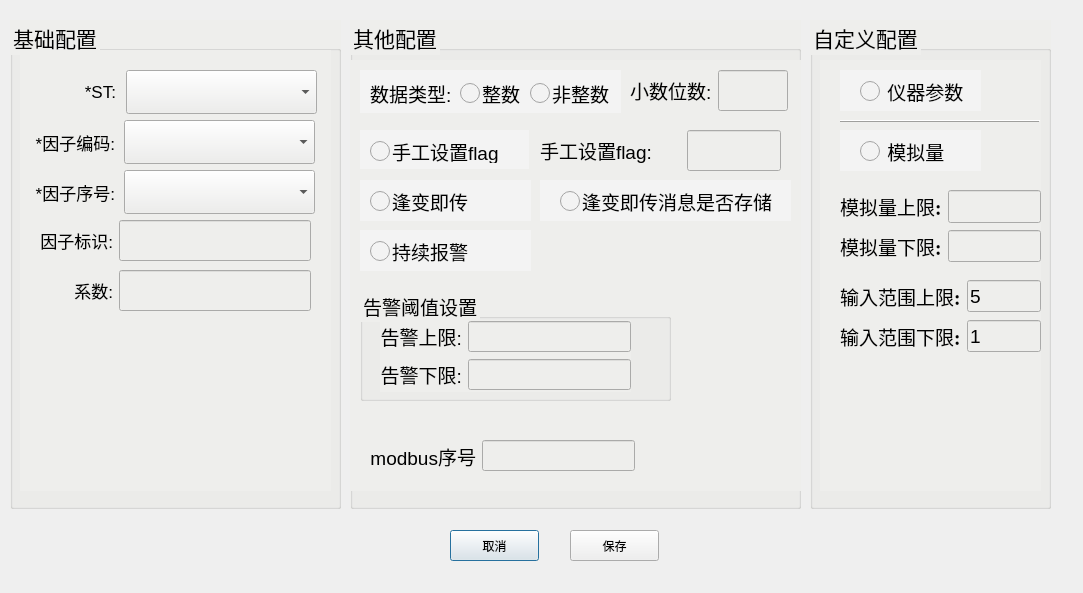
<?xml version="1.0" encoding="UTF-8"?>
<ui version="4.0">
 <class>FacEdit</class>
 <widget class="QDialog" name="FacEdit">
  <property name="geometry">
   <rect>
    <x>0</x>
    <y>0</y>
    <width>1083</width>
    <height>593</height>
   </rect>
  </property>
  <property name="windowTitle">
   <string>Dialog</string>
  </property>
  <widget class="QGroupBox" name="groupBox_15">
   <property name="geometry">
    <rect>
     <x>810</x>
     <y>20</y>
     <width>241</width>
     <height>489</height>
    </rect>
   </property>
   <property name="font">
    <font>
     <pointsize>16</pointsize>
    </font>
   </property>
   <property name="styleSheet">
    <string notr="true">background-color: rgb(238, 238, 236);</string>
   </property>
   <property name="title">
    <string>自定义配置</string>
   </property>
   <widget class="QWidget" name="widget_fthreashold" native="true">
    <property name="geometry">
     <rect>
      <x>10</x>
      <y>40</y>
      <width>221</width>
      <height>431</height>
     </rect>
    </property>
    <property name="styleSheet">
     <string notr="true"/>
    </property>
    <widget class="QWidget" name="widget" native="true">
     <property name="geometry">
      <rect>
       <x>20</x>
       <y>10</y>
       <width>141</width>
       <height>41</height>
      </rect>
     </property>
     <property name="font">
      <font>
       <pointsize>14</pointsize>
      </font>
     </property>
     <property name="styleSheet">
      <string notr="true">background-color: rgb(243, 243, 243);</string>
     </property>
     <widget class="QRadioButton" name="radioButton_YQCS">
      <property name="geometry">
       <rect>
        <x>20</x>
        <y>10</y>
        <width>112</width>
        <height>23</height>
       </rect>
      </property>
      <property name="font">
       <font>
        <pointsize>14</pointsize>
       </font>
      </property>
      <property name="styleSheet">
       <string notr="true">QRadioButton
{
	spacing: 2px;
	color: rgb(0, 0, 0);
}

QRadioButton::indicator 
{
    width: 20px;
    height: 20px;
}

QRadioButton::indicator:unchecked {
    image: url(:/images/radioButtonU.png);
}
QRadioButton::indicator:checked {
    image: url(:/images/radioButtonC.png);
}

</string>
      </property>
      <property name="text">
       <string> 仪器参数</string>
      </property>
     </widget>
    </widget>
    <widget class="QWidget" name="widget_analog" native="true">
     <property name="geometry">
      <rect>
       <x>20</x>
       <y>70</y>
       <width>141</width>
       <height>41</height>
      </rect>
     </property>
     <property name="styleSheet">
      <string notr="true">background-color: rgb(243, 243, 243);</string>
     </property>
     <widget class="QRadioButton" name="radioButton_MNL">
      <property name="geometry">
       <rect>
        <x>20</x>
        <y>10</y>
        <width>112</width>
        <height>23</height>
       </rect>
      </property>
      <property name="font">
       <font>
        <pointsize>14</pointsize>
       </font>
      </property>
      <property name="styleSheet">
       <string notr="true">QRadioButton
{
	spacing: 2px;
	color: rgb(0, 0, 0);
}

QRadioButton::indicator 
{
    width: 20px;
    height: 20px;
}

QRadioButton::indicator:unchecked {
    image: url(:/images/radioButtonU.png);
}
QRadioButton::indicator:checked {
    image: url(:/images/radioButtonC.png);
}

</string>
      </property>
      <property name="text">
       <string> 模拟量</string>
      </property>
     </widget>
    </widget>
    <widget class="Line" name="line_13">
     <property name="geometry">
      <rect>
       <x>20</x>
       <y>60</y>
       <width>200</width>
       <height>3</height>
      </rect>
     </property>
     <property name="frameShadow">
      <enum>QFrame::Raised</enum>
     </property>
     <property name="orientation">
      <enum>Qt::Horizontal</enum>
     </property>
    </widget>
    <widget class="QWidget" name="layoutWidget_6">
     <property name="geometry">
      <rect>
       <x>20</x>
       <y>130</y>
       <width>201</width>
       <height>33</height>
      </rect>
     </property>
     <layout class="QHBoxLayout" name="horizontalLayout_46">
      <item>
       <widget class="QLabel" name="label_au1">
        <property name="font">
         <font>
          <family>URW Bookman L</family>
          <pointsize>14</pointsize>
          <weight>50</weight>
          <italic>false</italic>
          <bold>false</bold>
         </font>
        </property>
        <property name="styleSheet">
         <string notr="true">border-radius:10px;
border-color: rgb(0, 0, 0);</string>
        </property>
        <property name="text">
         <string>模拟量上限:</string>
        </property>
       </widget>
      </item>
      <item>
       <widget class="QLineEdit" name="lineEdit_AU1">
        <property name="sizePolicy">
         <sizepolicy hsizetype="Expanding" vsizetype="Expanding">
          <horstretch>0</horstretch>
          <verstretch>0</verstretch>
         </sizepolicy>
        </property>
        <property name="font">
         <font>
          <pointsize>14</pointsize>
         </font>
        </property>
        <property name="text">
         <string/>
        </property>
       </widget>
      </item>
     </layout>
    </widget>
    <widget class="QWidget" name="layoutWidget_7">
     <property name="geometry">
      <rect>
       <x>20</x>
       <y>170</y>
       <width>201</width>
       <height>32</height>
      </rect>
     </property>
     <layout class="QHBoxLayout" name="horizontalLayout_47">
      <item>
       <widget class="QLabel" name="label_ad1">
        <property name="font">
         <font>
          <family>URW Bookman L</family>
          <pointsize>14</pointsize>
          <weight>50</weight>
          <italic>false</italic>
          <bold>false</bold>
         </font>
        </property>
        <property name="styleSheet">
         <string notr="true">border-radius:10px;
border-color: rgb(0, 0, 0);</string>
        </property>
        <property name="text">
         <string>模拟量下限:</string>
        </property>
       </widget>
      </item>
      <item>
       <widget class="QLineEdit" name="lineEdit_AD1">
        <property name="sizePolicy">
         <sizepolicy hsizetype="Expanding" vsizetype="Expanding">
          <horstretch>0</horstretch>
          <verstretch>0</verstretch>
         </sizepolicy>
        </property>
        <property name="font">
         <font>
          <pointsize>14</pointsize>
         </font>
        </property>
        <property name="text">
         <string/>
        </property>
       </widget>
      </item>
     </layout>
    </widget>
    <widget class="QWidget" name="layoutWidget_8">
     <property name="geometry">
      <rect>
       <x>20</x>
       <y>220</y>
       <width>201</width>
       <height>32</height>
      </rect>
     </property>
     <layout class="QHBoxLayout" name="horizontalLayout_48">
      <item>
       <widget class="QLabel" name="label_au2">
        <property name="font">
         <font>
          <family>URW Bookman L</family>
          <pointsize>14</pointsize>
          <weight>50</weight>
          <italic>false</italic>
          <bold>false</bold>
         </font>
        </property>
        <property name="styleSheet">
         <string notr="true">border-radius:10px;
border-color: rgb(0, 0, 0);</string>
        </property>
        <property name="text">
         <string>输入范围上限:</string>
        </property>
       </widget>
      </item>
      <item>
       <widget class="QLineEdit" name="lineEdit_AU2">
        <property name="sizePolicy">
         <sizepolicy hsizetype="Expanding" vsizetype="Expanding">
          <horstretch>0</horstretch>
          <verstretch>0</verstretch>
         </sizepolicy>
        </property>
        <property name="font">
         <font>
          <pointsize>14</pointsize>
         </font>
        </property>
        <property name="text">
         <string>5</string>
        </property>
       </widget>
      </item>
     </layout>
    </widget>
    <widget class="QWidget" name="layoutWidget_9">
     <property name="geometry">
      <rect>
       <x>20</x>
       <y>260</y>
       <width>201</width>
       <height>32</height>
      </rect>
     </property>
     <layout class="QHBoxLayout" name="horizontalLayout_49">
      <item>
       <widget class="QLabel" name="label_ad2">
        <property name="font">
         <font>
          <family>URW Bookman L</family>
          <pointsize>14</pointsize>
          <weight>50</weight>
          <italic>false</italic>
          <bold>false</bold>
         </font>
        </property>
        <property name="styleSheet">
         <string notr="true">border-radius:10px;
border-color: rgb(0, 0, 0);</string>
        </property>
        <property name="text">
         <string>输入范围下限:</string>
        </property>
       </widget>
      </item>
      <item>
       <widget class="QLineEdit" name="lineEdit_AD2">
        <property name="sizePolicy">
         <sizepolicy hsizetype="Expanding" vsizetype="Expanding">
          <horstretch>0</horstretch>
          <verstretch>0</verstretch>
         </sizepolicy>
        </property>
        <property name="font">
         <font>
          <pointsize>14</pointsize>
         </font>
        </property>
        <property name="text">
         <string>1</string>
        </property>
       </widget>
      </item>
     </layout>
    </widget>
   </widget>
  </widget>
  <widget class="QGroupBox" name="groupBox_13">
   <property name="geometry">
    <rect>
     <x>10</x>
     <y>20</y>
     <width>331</width>
     <height>489</height>
    </rect>
   </property>
   <property name="font">
    <font>
     <pointsize>16</pointsize>
    </font>
   </property>
   <property name="styleSheet">
    <string notr="true">background-color: rgb(238, 238, 236);</string>
   </property>
   <property name="title">
    <string>基础配置</string>
   </property>
   <widget class="QWidget" name="widget_fbasic" native="true">
    <property name="geometry">
     <rect>
      <x>10</x>
      <y>30</y>
      <width>311</width>
      <height>441</height>
     </rect>
    </property>
    <widget class="QWidget" name="layoutWidget">
     <property name="geometry">
      <rect>
       <x>10</x>
       <y>20</y>
       <width>291</width>
       <height>44</height>
      </rect>
     </property>
     <layout class="QHBoxLayout" name="horizontalLayout_37" stretch="3,7">
      <item>
       <widget class="QLabel" name="label_st">
        <property name="sizePolicy">
         <sizepolicy hsizetype="Fixed" vsizetype="Preferred">
          <horstretch>0</horstretch>
          <verstretch>0</verstretch>
         </sizepolicy>
        </property>
        <property name="minimumSize">
         <size>
          <width>82</width>
          <height>0</height>
         </size>
        </property>
        <property name="maximumSize">
         <size>
          <width>82</width>
          <height>16777215</height>
         </size>
        </property>
        <property name="font">
         <font>
          <pointsize>13</pointsize>
         </font>
        </property>
        <property name="text">
         <string>*ST:</string>
        </property>
        <property name="alignment">
         <set>Qt::AlignRight|Qt::AlignTrailing|Qt::AlignVCenter</set>
        </property>
       </widget>
      </item>
      <item>
       <widget class="QComboBox" name="comboBox_fst">
        <property name="sizePolicy">
         <sizepolicy hsizetype="Preferred" vsizetype="Preferred">
          <horstretch>0</horstretch>
          <verstretch>0</verstretch>
         </sizepolicy>
        </property>
        <property name="minimumSize">
         <size>
          <width>191</width>
          <height>0</height>
         </size>
        </property>
        <property name="maximumSize">
         <size>
          <width>191</width>
          <height>16777215</height>
         </size>
        </property>
        <property name="font">
         <font>
          <family>Source Han Sans CN</family>
          <pointsize>14</pointsize>
          <weight>75</weight>
          <bold>true</bold>
         </font>
        </property>
       </widget>
      </item>
     </layout>
    </widget>
    <widget class="QWidget" name="layoutWidget">
     <property name="geometry">
      <rect>
       <x>10</x>
       <y>70</y>
       <width>290</width>
       <height>44</height>
      </rect>
     </property>
     <layout class="QHBoxLayout" name="horizontalLayout_38" stretch="3,7">
      <item>
       <widget class="QLabel" name="label_fcode">
        <property name="sizePolicy">
         <sizepolicy hsizetype="Fixed" vsizetype="Preferred">
          <horstretch>0</horstretch>
          <verstretch>0</verstretch>
         </sizepolicy>
        </property>
        <property name="minimumSize">
         <size>
          <width>82</width>
          <height>0</height>
         </size>
        </property>
        <property name="maximumSize">
         <size>
          <width>82</width>
          <height>16777215</height>
         </size>
        </property>
        <property name="font">
         <font>
          <pointsize>13</pointsize>
         </font>
        </property>
        <property name="text">
         <string>*因子编码:</string>
        </property>
        <property name="alignment">
         <set>Qt::AlignRight|Qt::AlignTrailing|Qt::AlignVCenter</set>
        </property>
       </widget>
      </item>
      <item>
       <widget class="QComboBox" name="comboBox_fcode">
        <property name="sizePolicy">
         <sizepolicy hsizetype="Preferred" vsizetype="Preferred">
          <horstretch>0</horstretch>
          <verstretch>0</verstretch>
         </sizepolicy>
        </property>
        <property name="minimumSize">
         <size>
          <width>191</width>
          <height>0</height>
         </size>
        </property>
        <property name="maximumSize">
         <size>
          <width>191</width>
          <height>16777215</height>
         </size>
        </property>
        <property name="font">
         <font>
          <family>Source Han Sans CN</family>
          <pointsize>14</pointsize>
          <weight>75</weight>
          <bold>true</bold>
         </font>
        </property>
       </widget>
      </item>
     </layout>
    </widget>
    <widget class="QWidget" name="layoutWidget">
     <property name="geometry">
      <rect>
       <x>10</x>
       <y>120</y>
       <width>290</width>
       <height>44</height>
      </rect>
     </property>
     <layout class="QHBoxLayout" name="horizontalLayout_39" stretch="3,7">
      <item>
       <widget class="QLabel" name="label_falias">
        <property name="sizePolicy">
         <sizepolicy hsizetype="Fixed" vsizetype="Preferred">
          <horstretch>0</horstretch>
          <verstretch>0</verstretch>
         </sizepolicy>
        </property>
        <property name="minimumSize">
         <size>
          <width>82</width>
          <height>0</height>
         </size>
        </property>
        <property name="maximumSize">
         <size>
          <width>82</width>
          <height>16777215</height>
         </size>
        </property>
        <property name="font">
         <font>
          <pointsize>13</pointsize>
         </font>
        </property>
        <property name="text">
         <string>*因子序号:</string>
        </property>
        <property name="alignment">
         <set>Qt::AlignRight|Qt::AlignTrailing|Qt::AlignVCenter</set>
        </property>
       </widget>
      </item>
      <item>
       <widget class="QComboBox" name="comboBox_falias">
        <property name="sizePolicy">
         <sizepolicy hsizetype="Preferred" vsizetype="Preferred">
          <horstretch>0</horstretch>
          <verstretch>0</verstretch>
         </sizepolicy>
        </property>
        <property name="minimumSize">
         <size>
          <width>191</width>
          <height>0</height>
         </size>
        </property>
        <property name="maximumSize">
         <size>
          <width>191</width>
          <height>16777215</height>
         </size>
        </property>
        <property name="font">
         <font>
          <family>Source Han Sans CN</family>
          <pointsize>14</pointsize>
          <weight>75</weight>
          <bold>true</bold>
         </font>
        </property>
       </widget>
      </item>
     </layout>
    </widget>
    <widget class="QWidget" name="layoutWidget">
     <property name="geometry">
      <rect>
       <x>10</x>
       <y>170</y>
       <width>281</width>
       <height>41</height>
      </rect>
     </property>
     <layout class="QHBoxLayout" name="horizontalLayout_40" stretch="3,7">
      <item>
       <widget class="QLabel" name="label_tagId">
        <property name="font">
         <font>
          <pointsize>13</pointsize>
         </font>
        </property>
        <property name="text">
         <string> 因子标识:</string>
        </property>
        <property name="alignment">
         <set>Qt::AlignRight|Qt::AlignTrailing|Qt::AlignVCenter</set>
        </property>
       </widget>
      </item>
      <item>
       <widget class="QLineEdit" name="lineEdit_tagId">
        <property name="sizePolicy">
         <sizepolicy hsizetype="Expanding" vsizetype="Expanding">
          <horstretch>0</horstretch>
          <verstretch>0</verstretch>
         </sizepolicy>
        </property>
        <property name="font">
         <font>
          <pointsize>14</pointsize>
          <weight>75</weight>
          <bold>true</bold>
         </font>
        </property>
       </widget>
      </item>
     </layout>
    </widget>
    <widget class="QWidget" name="layoutWidget">
     <property name="geometry">
      <rect>
       <x>10</x>
       <y>220</y>
       <width>281</width>
       <height>41</height>
      </rect>
     </property>
     <layout class="QHBoxLayout" name="horizontalLayout_41" stretch="3,7">
      <item>
       <widget class="QLabel" name="label_cooeff">
        <property name="font">
         <font>
          <pointsize>13</pointsize>
         </font>
        </property>
        <property name="text">
         <string> 系数:</string>
        </property>
        <property name="alignment">
         <set>Qt::AlignRight|Qt::AlignTrailing|Qt::AlignVCenter</set>
        </property>
       </widget>
      </item>
      <item>
       <widget class="QLineEdit" name="lineEdit_coeff">
        <property name="sizePolicy">
         <sizepolicy hsizetype="Expanding" vsizetype="Expanding">
          <horstretch>0</horstretch>
          <verstretch>0</verstretch>
         </sizepolicy>
        </property>
        <property name="font">
         <font>
          <pointsize>14</pointsize>
          <weight>75</weight>
          <bold>true</bold>
         </font>
        </property>
       </widget>
      </item>
     </layout>
    </widget>
   </widget>
  </widget>
  <widget class="QGroupBox" name="groupBox_20">
   <property name="geometry">
    <rect>
     <x>350</x>
     <y>20</y>
     <width>451</width>
     <height>489</height>
    </rect>
   </property>
   <property name="font">
    <font>
     <pointsize>16</pointsize>
    </font>
   </property>
   <property name="styleSheet">
    <string notr="true">background-color: rgb(238, 238, 236);</string>
   </property>
   <property name="title">
    <string>其他配置</string>
   </property>
   <widget class="QWidget" name="widget_fother" native="true">
    <property name="geometry">
     <rect>
      <x>0</x>
      <y>40</y>
      <width>451</width>
      <height>431</height>
     </rect>
    </property>
    <widget class="QWidget" name="widget_3" native="true">
     <property name="geometry">
      <rect>
       <x>10</x>
       <y>120</y>
       <width>171</width>
       <height>41</height>
      </rect>
     </property>
     <property name="styleSheet">
      <string notr="true">background-color: rgb(243, 243, 243);</string>
     </property>
     <widget class="QRadioButton" name="radioButton_FBJC">
      <property name="geometry">
       <rect>
        <x>10</x>
        <y>10</y>
        <width>112</width>
        <height>23</height>
       </rect>
      </property>
      <property name="font">
       <font>
        <pointsize>14</pointsize>
       </font>
      </property>
      <property name="styleSheet">
       <string notr="true">QRadioButton
{
	spacing: 2px;
	color: rgb(0, 0, 0);
}

QRadioButton::indicator 
{
    width: 20px;
    height: 20px;
}

QRadioButton::indicator:unchecked {
    image: url(:/images/radioButtonU.png);
}
QRadioButton::indicator:checked {
    image: url(:/images/radioButtonC.png);
}

</string>
      </property>
      <property name="text">
       <string>逢变即传</string>
      </property>
     </widget>
    </widget>
    <widget class="QWidget" name="widget_4" native="true">
     <property name="geometry">
      <rect>
       <x>190</x>
       <y>120</y>
       <width>251</width>
       <height>41</height>
      </rect>
     </property>
     <property name="styleSheet">
      <string notr="true">background-color: rgb(243, 243, 243);</string>
     </property>
     <widget class="QRadioButton" name="radioButton_FBJCC">
      <property name="geometry">
       <rect>
        <x>20</x>
        <y>10</y>
        <width>221</width>
        <height>23</height>
       </rect>
      </property>
      <property name="font">
       <font>
        <pointsize>14</pointsize>
       </font>
      </property>
      <property name="styleSheet">
       <string notr="true">QRadioButton
{
	spacing: 2px;
	color: rgb(0, 0, 0);
}

QRadioButton::indicator 
{
    width: 20px;
    height: 20px;
}

QRadioButton::indicator:unchecked {
    image: url(:/images/radioButtonU.png);
}
QRadioButton::indicator:checked {
    image: url(:/images/radioButtonC.png);
}

</string>
      </property>
      <property name="text">
       <string>逢变即传消息是否存储</string>
      </property>
     </widget>
    </widget>
    <widget class="QWidget" name="widget_5" native="true">
     <property name="geometry">
      <rect>
       <x>10</x>
       <y>170</y>
       <width>171</width>
       <height>41</height>
      </rect>
     </property>
     <property name="styleSheet">
      <string notr="true">background-color: rgb(243, 243, 243);</string>
     </property>
     <widget class="QRadioButton" name="radioButton_CXBJ">
      <property name="geometry">
       <rect>
        <x>10</x>
        <y>10</y>
        <width>112</width>
        <height>23</height>
       </rect>
      </property>
      <property name="font">
       <font>
        <pointsize>14</pointsize>
       </font>
      </property>
      <property name="styleSheet">
       <string notr="true">QRadioButton
{
	spacing: 2px;
	color: rgb(0, 0, 0);
}

QRadioButton::indicator 
{
    width: 20px;
    height: 20px;
}

QRadioButton::indicator:unchecked {
    image: url(:/images/radioButtonU.png);
}
QRadioButton::indicator:checked {
    image: url(:/images/radioButtonC.png);
}

</string>
      </property>
      <property name="text">
       <string>持续报警</string>
      </property>
     </widget>
    </widget>
    <widget class="QWidget" name="widget_7" native="true">
     <property name="geometry">
      <rect>
       <x>10</x>
       <y>10</y>
       <width>261</width>
       <height>43</height>
      </rect>
     </property>
     <property name="styleSheet">
      <string notr="true">background-color: rgb(243, 243, 243);</string>
     </property>
     <widget class="QLabel" name="label_calcType">
      <property name="geometry">
       <rect>
        <x>10</x>
        <y>10</y>
        <width>81</width>
        <height>27</height>
       </rect>
      </property>
      <property name="font">
       <font>
        <pointsize>14</pointsize>
       </font>
      </property>
      <property name="text">
       <string>数据类型:</string>
      </property>
      <property name="alignment">
       <set>Qt::AlignLeading|Qt::AlignLeft|Qt::AlignVCenter</set>
      </property>
     </widget>
     <widget class="QRadioButton" name="radioButton_decY">
      <property name="geometry">
       <rect>
        <x>100</x>
        <y>10</y>
        <width>61</width>
        <height>27</height>
       </rect>
      </property>
      <property name="font">
       <font>
        <pointsize>14</pointsize>
       </font>
      </property>
      <property name="styleSheet">
       <string notr="true">QRadioButton
{
	spacing: 2px;
	color: rgb(0, 0, 0);
}

QRadioButton::indicator 
{
    width: 20px;
    height: 20px;
}

QRadioButton::indicator:unchecked {
    image: url(:/images/radioButtonU.png);
}
QRadioButton::indicator:checked {
    image: url(:/images/radioButtonC.png);
}

</string>
      </property>
      <property name="text">
       <string>整数</string>
      </property>
     </widget>
     <widget class="QRadioButton" name="radioButton_decN">
      <property name="geometry">
       <rect>
        <x>170</x>
        <y>10</y>
        <width>80</width>
        <height>27</height>
       </rect>
      </property>
      <property name="font">
       <font>
        <pointsize>14</pointsize>
       </font>
      </property>
      <property name="styleSheet">
       <string notr="true">QRadioButton
{
	spacing: 2px;
	color: rgb(0, 0, 0);
}

QRadioButton::indicator 
{
    width: 20px;
    height: 20px;
}

QRadioButton::indicator:unchecked {
    image: url(:/images/radioButtonU.png);
}
QRadioButton::indicator:checked {
    image: url(:/images/radioButtonC.png);
}

</string>
      </property>
      <property name="text">
       <string>非整数</string>
      </property>
     </widget>
    </widget>
    <widget class="QWidget" name="layoutWidget_3">
     <property name="geometry">
      <rect>
       <x>280</x>
       <y>10</y>
       <width>158</width>
       <height>41</height>
      </rect>
     </property>
     <layout class="QHBoxLayout" name="horizontalLayout_43" stretch="1,1">
      <item>
       <widget class="QLabel" name="label_dec">
        <property name="font">
         <font>
          <pointsize>14</pointsize>
         </font>
        </property>
        <property name="text">
         <string>小数位数:</string>
        </property>
        <property name="alignment">
         <set>Qt::AlignLeading|Qt::AlignLeft|Qt::AlignVCenter</set>
        </property>
       </widget>
      </item>
      <item>
       <widget class="QLineEdit" name="lineEdit_dec">
        <property name="sizePolicy">
         <sizepolicy hsizetype="Expanding" vsizetype="Expanding">
          <horstretch>0</horstretch>
          <verstretch>0</verstretch>
         </sizepolicy>
        </property>
        <property name="font">
         <font>
          <pointsize>14</pointsize>
         </font>
        </property>
       </widget>
      </item>
     </layout>
    </widget>
    <widget class="QWidget" name="widget_6" native="true">
     <property name="geometry">
      <rect>
       <x>10</x>
       <y>70</y>
       <width>169</width>
       <height>39</height>
      </rect>
     </property>
     <property name="styleSheet">
      <string notr="true">background-color: rgb(243, 243, 243);</string>
     </property>
     <widget class="QRadioButton" name="radioButton_SDSZF">
      <property name="geometry">
       <rect>
        <x>10</x>
        <y>10</y>
        <width>151</width>
        <height>23</height>
       </rect>
      </property>
      <property name="font">
       <font>
        <pointsize>14</pointsize>
       </font>
      </property>
      <property name="styleSheet">
       <string notr="true">QRadioButton
{
	spacing: 2px;
	color: rgb(0, 0, 0);
}

QRadioButton::indicator 
{
    width: 20px;
    height: 20px;
}

QRadioButton::indicator:unchecked {
    image: url(:/images/radioButtonU.png);
}
QRadioButton::indicator:checked {
    image: url(:/images/radioButtonC.png);
}

</string>
      </property>
      <property name="text">
       <string>手工设置flag</string>
      </property>
     </widget>
    </widget>
    <widget class="QWidget" name="layoutWidget_4">
     <property name="geometry">
      <rect>
       <x>190</x>
       <y>70</y>
       <width>241</width>
       <height>41</height>
      </rect>
     </property>
     <layout class="QHBoxLayout" name="horizontalLayout_42" stretch="3,2">
      <item>
       <widget class="QLabel" name="label_mf">
        <property name="font">
         <font>
          <pointsize>14</pointsize>
         </font>
        </property>
        <property name="text">
         <string>手工设置flag:</string>
        </property>
        <property name="alignment">
         <set>Qt::AlignLeading|Qt::AlignLeft|Qt::AlignVCenter</set>
        </property>
       </widget>
      </item>
      <item>
       <widget class="QLineEdit" name="lineEdit_mf">
        <property name="sizePolicy">
         <sizepolicy hsizetype="Expanding" vsizetype="Expanding">
          <horstretch>0</horstretch>
          <verstretch>0</verstretch>
         </sizepolicy>
        </property>
        <property name="font">
         <font>
          <pointsize>14</pointsize>
         </font>
        </property>
       </widget>
      </item>
     </layout>
    </widget>
    <widget class="QGroupBox" name="groupBox_16">
     <property name="geometry">
      <rect>
       <x>10</x>
       <y>230</y>
       <width>311</width>
       <height>111</height>
      </rect>
     </property>
     <property name="font">
      <font>
       <pointsize>14</pointsize>
      </font>
     </property>
     <property name="title">
      <string>告警阈值设置</string>
     </property>
     <widget class="QWidget" name="layoutWidget_5">
      <property name="geometry">
       <rect>
        <x>20</x>
        <y>30</y>
        <width>251</width>
        <height>72</height>
       </rect>
      </property>
      <layout class="QVBoxLayout" name="verticalLayout_12">
       <item>
        <layout class="QHBoxLayout" name="horizontalLayout_44" stretch="3,7">
         <item>
          <widget class="QLabel" name="label_alarmUpper">
           <property name="font">
            <font>
             <pointsize>14</pointsize>
            </font>
           </property>
           <property name="text">
            <string>告警上限:</string>
           </property>
           <property name="alignment">
            <set>Qt::AlignRight|Qt::AlignTrailing|Qt::AlignVCenter</set>
           </property>
          </widget>
         </item>
         <item>
          <widget class="QLineEdit" name="lineEdit_alarmUpper">
           <property name="font">
            <font>
             <pointsize>14</pointsize>
            </font>
           </property>
          </widget>
         </item>
        </layout>
       </item>
       <item>
        <layout class="QHBoxLayout" name="horizontalLayout_45" stretch="3,7">
         <item>
          <widget class="QLabel" name="label_alarmLower">
           <property name="font">
            <font>
             <pointsize>14</pointsize>
            </font>
           </property>
           <property name="text">
            <string>告警下限:</string>
           </property>
           <property name="alignment">
            <set>Qt::AlignRight|Qt::AlignTrailing|Qt::AlignVCenter</set>
           </property>
          </widget>
         </item>
         <item>
          <widget class="QLineEdit" name="lineEdit_alarmLower">
           <property name="font">
            <font>
             <pointsize>14</pointsize>
            </font>
           </property>
          </widget>
         </item>
        </layout>
       </item>
      </layout>
     </widget>
    </widget>
    <widget class="QWidget" name="layoutWidget_2">
     <property name="geometry">
      <rect>
       <x>20</x>
       <y>380</y>
       <width>265</width>
       <height>32</height>
      </rect>
     </property>
     <layout class="QHBoxLayout" name="horizontalLayout_50" stretch="3,7">
      <item>
       <widget class="QLabel" name="label_alarmUpper_2">
        <property name="font">
         <font>
          <pointsize>14</pointsize>
         </font>
        </property>
        <property name="text">
         <string>modbus序号</string>
        </property>
        <property name="alignment">
         <set>Qt::AlignRight|Qt::AlignTrailing|Qt::AlignVCenter</set>
        </property>
       </widget>
      </item>
      <item>
       <widget class="QLineEdit" name="modbus_add">
        <property name="font">
         <font>
          <pointsize>14</pointsize>
         </font>
        </property>
       </widget>
      </item>
     </layout>
    </widget>
   </widget>
  </widget>
  <widget class="QPushButton" name="pushButton_cancel">
   <property name="geometry">
    <rect>
     <x>450</x>
     <y>530</y>
     <width>89</width>
     <height>31</height>
    </rect>
   </property>
   <property name="text">
    <string>取消</string>
   </property>
  </widget>
  <widget class="QPushButton" name="pushButton_Saved">
   <property name="geometry">
    <rect>
     <x>570</x>
     <y>530</y>
     <width>89</width>
     <height>31</height>
    </rect>
   </property>
   <property name="text">
    <string>保存</string>
   </property>
  </widget>
  <widget class="QPushButton" name="keyboard">
   <property name="geometry">
    <rect>
     <x>380</x>
     <y>520</y>
     <width>41</width>
     <height>41</height>
    </rect>
   </property>
   <property name="sizePolicy">
    <sizepolicy hsizetype="Minimum" vsizetype="Preferred">
     <horstretch>0</horstretch>
     <verstretch>0</verstretch>
    </sizepolicy>
   </property>
   <property name="text">
    <string/>
   </property>
   <property name="icon">
    <iconset resource="res.qrc">
     <normaloff>:/images/keyboard-off.png</normaloff>:/images/keyboard-off.png</iconset>
   </property>
   <property name="iconSize">
    <size>
     <width>32</width>
     <height>32</height>
    </size>
   </property>
   <property name="flat">
    <bool>true</bool>
   </property>
  </widget>
 </widget>
 <resources>
  <include location="res.qrc"/>
 </resources>
 <connections/>
</ui>
